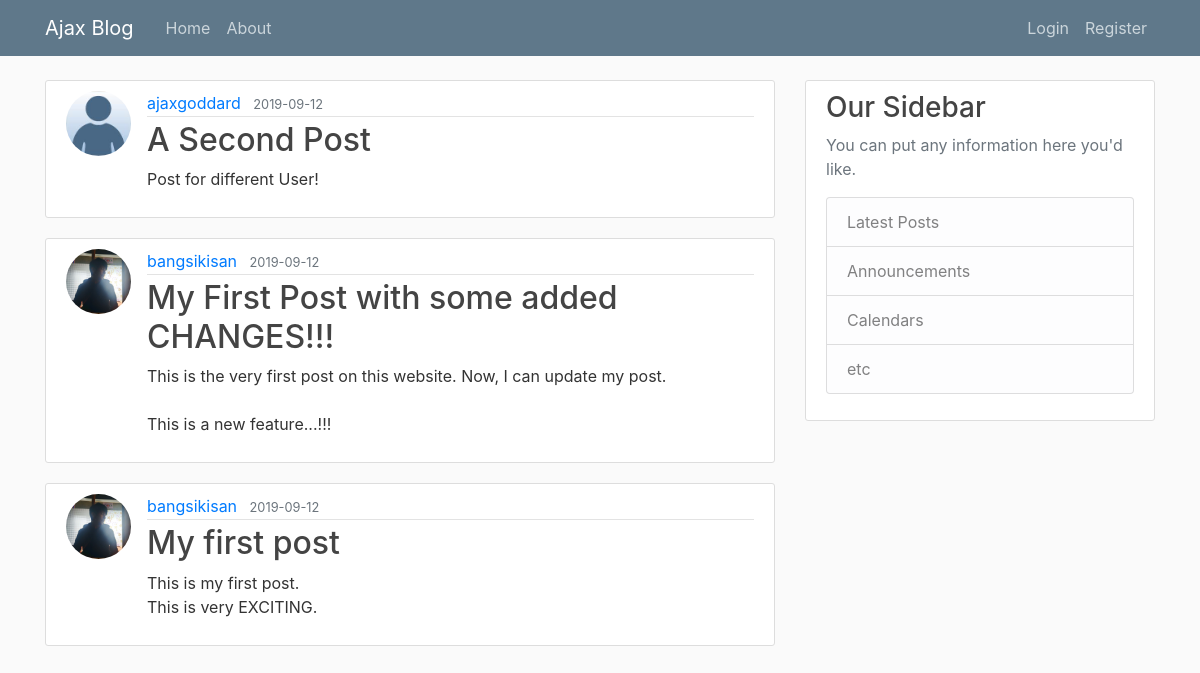
Page /home on the earlier database version.
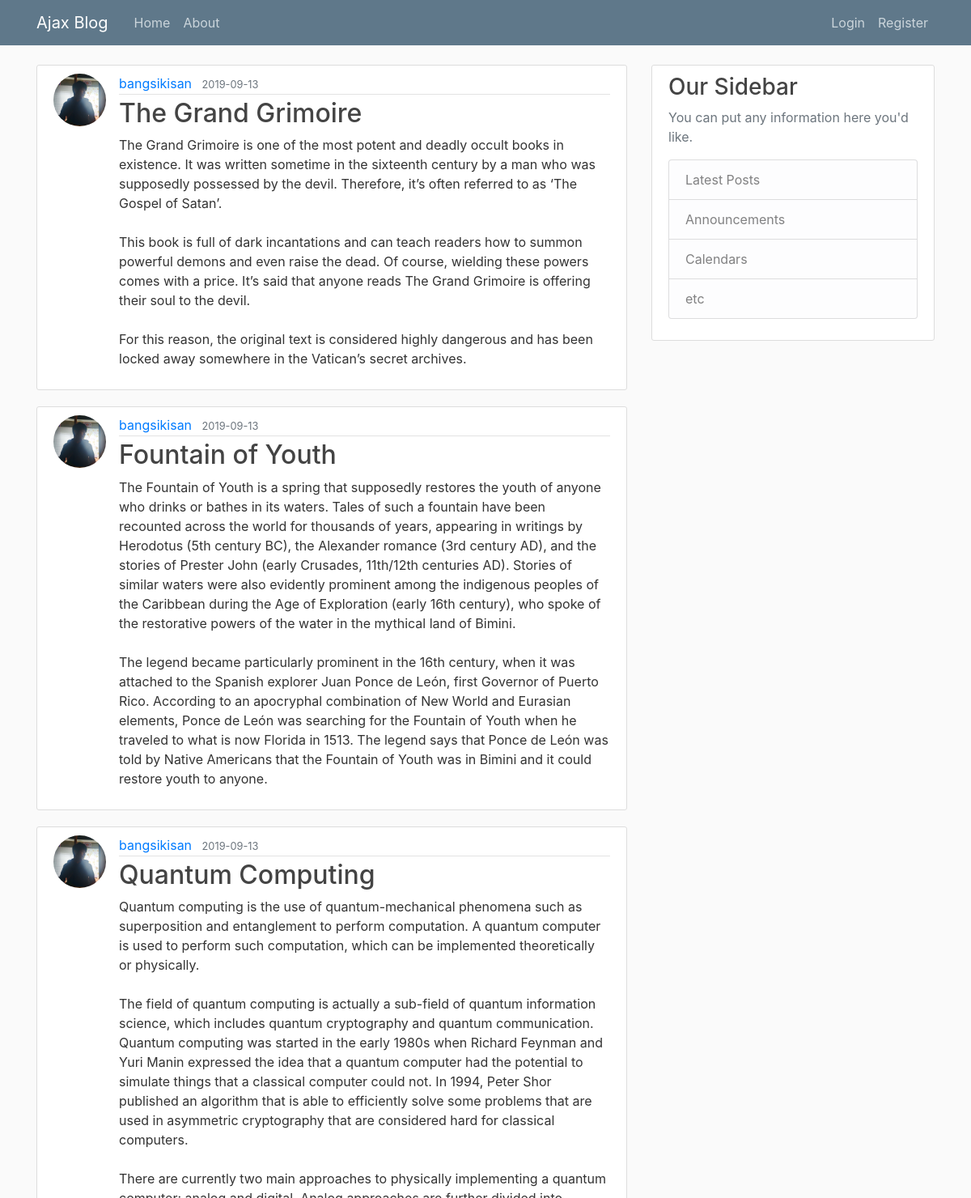
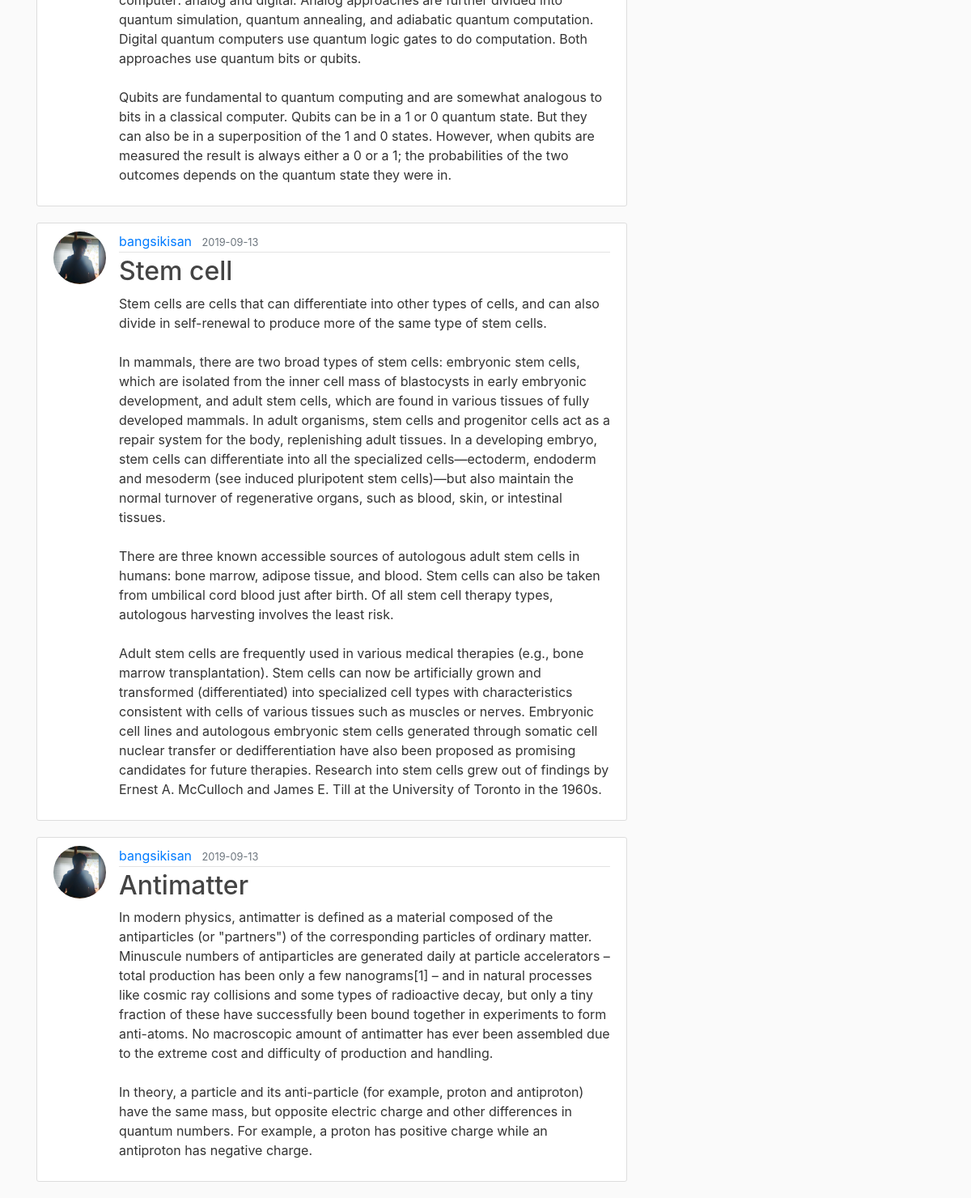
Same page on the later database version (2 pictures, top to bottom).
### flaskblog/models.py (models this page shows, shortened)
class Post(db.Model):
    id = db.Column(db.Integer, primary_key=True)
    title = db.Column(db.String(100), nullable=False)
    date_posted = db.Column(db.DateTime, nullable=False, default=datetime.utcnow)
    content = db.Column(db.Text, nullable=False)
    user_id = db.Column(db.Integer, db.ForeignKey('user.id'), nullable=False)

class User(db.Model, UserMixin):
    id = db.Column(db.Integer, primary_key=True)
    username = db.Column(db.String(20), unique=True, nullable=False)
    email = db.Column(db.String(120), unique=True, nullable=False)
    image_file =  db.Column(db.String(20), nullable=False, default='default.jpg')
    password =  db.Column(db.String(60), nullable=False)
    posts = db.relationship('Post', backref='author', lazy=True)

### flaskblog/routes.py (the view)
@app.route('/')
@app.route('/home')
def home():
    page = request.args.get('page', 1, type=int)
    posts = Post.query.order_by(Post.date_posted.desc()).paginate(page=page, per_page=5)
    return render_template('home.html', posts=posts)

### flaskblog/templates/home.html
{% extends 'layout.html' %}
{% block content %}
    {% for post in posts %}
    <article class="media content-section">
      <img class="rounded-circle article-img" src="{{ url_for('static', filename='profile_pics/' + post.author.image_file) }}"></img>
            <div class="media-body">
              <div class="article-metadata">
                <a class="mr-2" href="#">{{ post.author.username }}</a>
                <small class="text-muted">{{ post.date_posted.strftime('%Y-%m-%d') }}</small>
              </div>
              <h2><a class="article-title" href="{{ url_for('post', post_id=post.id) }}">{{ post.title }}</a></h2>
              <p class="article-content">{{ post.content }}</p>
            </div>
          </article>
    {% endfor %}
{% endblock content %}

Differences in the rows shown:
no longer on this page (row unchanged): Post: image_file (placeholder picture), author.username "ajaxgoddard", date_posted "2019-09-12", title "A Second Post", content "Post for different User!"
no longer on this page (row unchanged): Post: image_file (picture), author.username "bangsikisan", date_posted "2019-09-12", title "My First Post with some added CHANGES!!!", content "This is the very first post on this website. Now, I can update my post. This is a new feature...!!!"
no longer on this page (row unchanged): Post: image_file (picture), author.username "bangsikisan", date_posted "2019-09-12", title "My first post", content "This is my first post. This is very EXCITING."
added Post: image_file (picture), author.username "bangsikisan", date_posted "2019-09-13", title "The Grand Grimoire", content "The Grand Grimoire is one of the most potent and deadly occult books in existence. It was written sometime in the sixteenth century by a man who was supposedly possessed by the devil. Therefore, it’s often referred to as ‘The Gospel of Satan’. This book is full of dark incantations and can teach readers how to summon powerful demons and even raise the dead. Of course, wielding these powers comes with a price. It’s said that anyone reads The Grand Grimoire is offering their soul to the devil. For this reason, the original text is considered highly dangerous and has been locked away somewhere in the Vatican’s secret archives."
added Post: image_file (picture), author.username "bangsikisan", date_posted "2019-09-13", title "Fountain of Youth", content "The Fountain of Youth is a spring that supposedly restores the youth of anyone who drinks or bathes in its waters. Tales of such a fountain have been recounted across the world for thousands of years, appearing in writings by Herodotus (5th century BC), the Alexander romance (3rd century AD), and the stories of Prester John (early Crusades, 11th/12th centuries AD). Stories of similar waters were also evidently prominent among the indigenous peoples of the Caribbean during the Age of Exploration (early 16th century), who spoke of the restorative powers of the water in the mythical land of Bimini. The legend became particularly prominent in the 16th century, when it was attached to the…"
added Post: image_file (picture), author.username "bangsikisan", date_posted "2019-09-13", title "Quantum Computing", content "Quantum computing is the use of quantum-mechanical phenomena such as superposition and entanglement to perform computation. A quantum computer is used to perform such computation, which can be implemented theoretically or physically. The field of quantum computing is actually a sub-field of quantum information science, which includes quantum cryptography and quantum communication. Quantum computing was started in the early 1980s when Richard Feynman and Yuri Manin expressed the idea that a quantum computer had the potential to simulate things that a classical computer could not. In 1994, Peter Shor published an algorithm that is able to efficiently solve some problems that are used in…"
added Post: image_file (picture), author.username "bangsikisan", date_posted "2019-09-13", title "Stem cell", content "Stem cells are cells that can differentiate into other types of cells, and can also divide in self-renewal to produce more of the same type of stem cells. In mammals, there are two broad types of stem cells: embryonic stem cells, which are isolated from the inner cell mass of blastocysts in early embryonic development, and adult stem cells, which are found in various tissues of fully developed mammals. In adult organisms, stem cells and progenitor cells act as a repair system for the body, replenishing adult tissues. In a developing embryo, stem cells can differentiate into all the specialized cells—ectoderm, endoderm and mesoderm (see induced pluripotent stem cells)—but also maintain the…"
added Post: image_file (picture), author.username "bangsikisan", date_posted "2019-09-13", title "Antimatter", content "In modern physics, antimatter is defined as a material composed of the antiparticles (or \"partners\") of the corresponding particles of ordinary matter. Minuscule numbers of antiparticles are generated daily at particle accelerators – total production has been only a few nanograms[1] – and in natural processes like cosmic ray collisions and some types of radioactive decay, but only a tiny fraction of these have successfully been bound together in experiments to form anti-atoms. No macroscopic amount of antimatter has ever been assembled due to the extreme cost and difficulty of production and handling. In theory, a particle and its anti-particle (for example, proton and antiproton) have the…"
